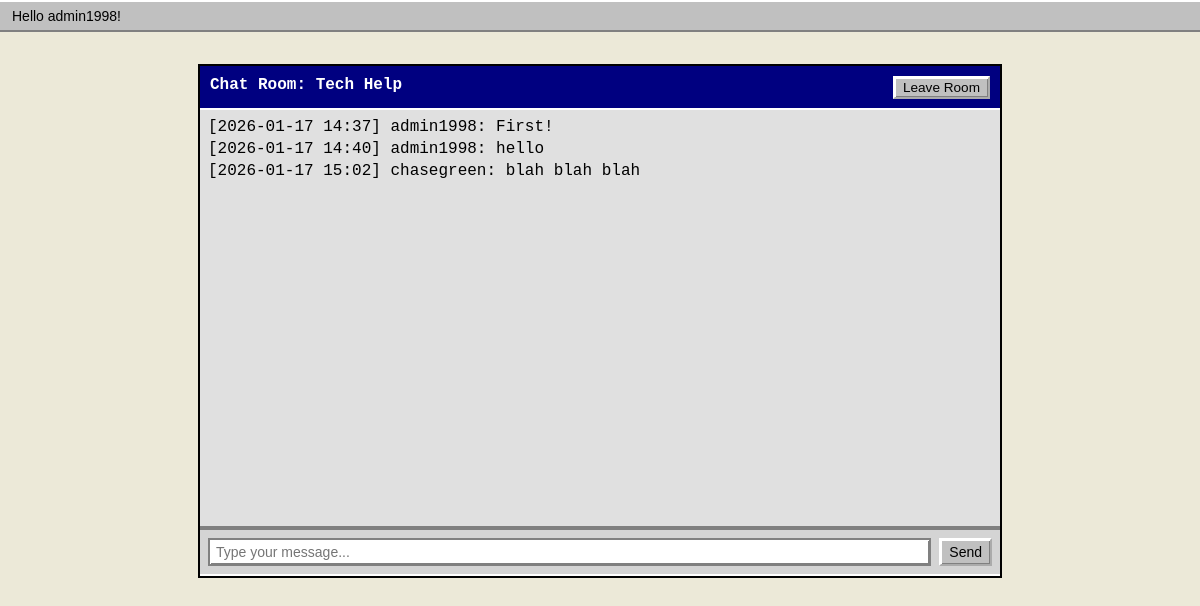
The page /chat/4/ (signed in) on the database as committed earlier.
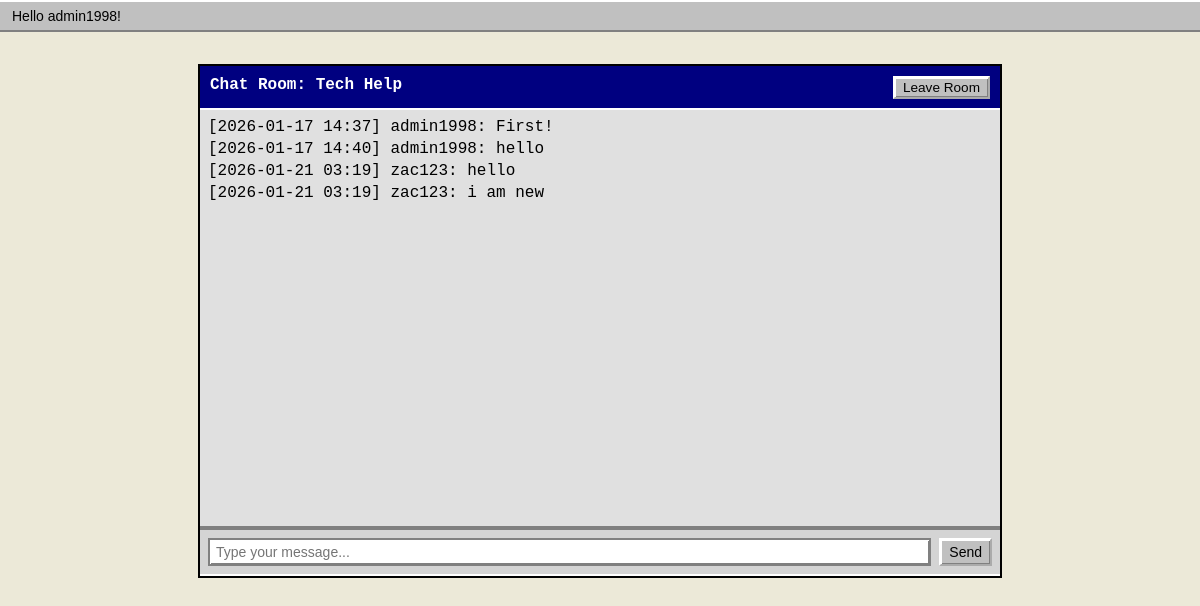
The same page on the database as committed later.
### app/models.py (models this page shows)
class Message(models.Model):
    conversation = models.ForeignKey(
        Conversation,
        on_delete=models.CASCADE,
        related_name="messages"
    )
    sender = models.ForeignKey(
        settings.AUTH_USER_MODEL,
        on_delete=models.CASCADE,
        related_name="sent_messages"
    )
    content = models.TextField()
    timestamp = models.DateTimeField(auto_now_add=True)

### app/views.py (the view)
# urls.py: path("chat/<int:conversation_id>/", chat_room_view, name="chat-room"),
@login_required
def chat_room_view(request, conversation_id):
    conversation = get_object_or_404(Conversation, id=conversation_id)
    messages = conversation.messages.order_by("timestamp").all()
    return render(request, "chat_room.html", {
        "conversation": conversation,
        "messages": messages,
        "user": request.user,
    })

### app/templates/chat_room.html (shortened to what this page needs)
{% extends "root.html" %}
{% block content %}
<div class="chat-window">
    <div class="chat-header">
        <h2>Chat Room: {{ conversation.subject }}</h2>
        <a href="{% url 'social' %}"><button class="chat-leave-button">Leave Room</button></a>
    </div>
    <div id="chat-log" class="chat-log">
        {% for message in messages %}
            <div class="chat-message">
                [{{ message.timestamp|date:"Y-m-d H:i" }}] {{ message.sender.username }}: {{ message.content }}
            </div>
        {% endfor %}
    </div>
    <div class="chat-input-container">
        <input id="chat-message-input" type="text" placeholder="Type your message..." class="chat-input">
        <button id="chat-message-submit" class="chat-send-button">Send</button>
    </div>
</div>
{% endblock %}

Rows that differ between the two databases and show on the page:
removed Message: timestamp "2026-01-17 15:02", sender.username "chasegreen", content "blah blah blah"
added Message: timestamp "2026-01-21 03:19", sender.username "zac123", content "hello"
added Message: timestamp "2026-01-21 03:19", sender.username "zac123", content "i am new"
